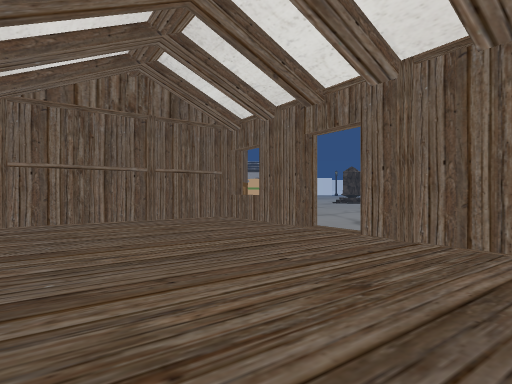
view 1 (above)

24 first-person views from a walk through a Unity game level. The camera is 1.3 m above the floor, looks level and sees 80° across. The floor is counted in squares, 2 m on a side. Each view is taken from the middle of a square. On the plan, view 1 faces up. The plan holds only what a view shows up to about 10 squares ahead; the rest is blank. The place goes on beyond the plan. The player is left out. Some surface patterns are stand-ins.

view 2
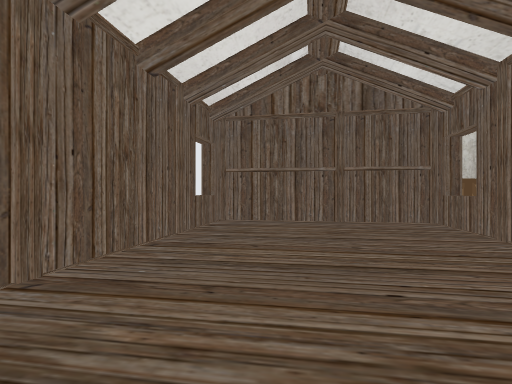

view 3
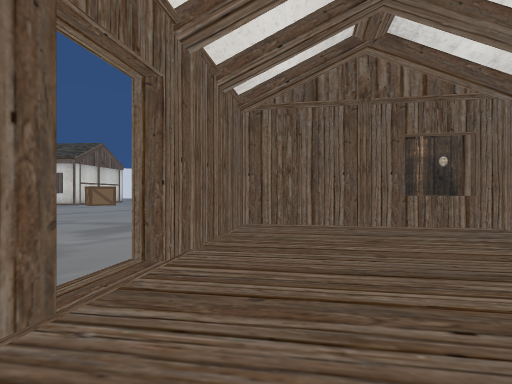

view 4
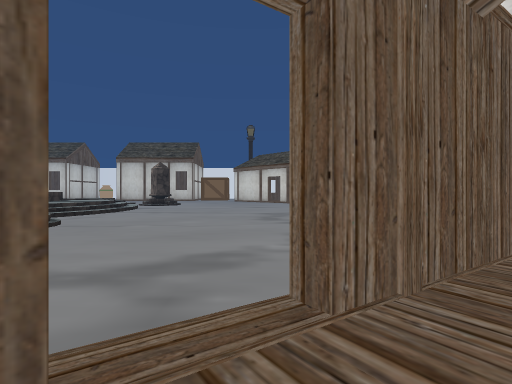

view 5
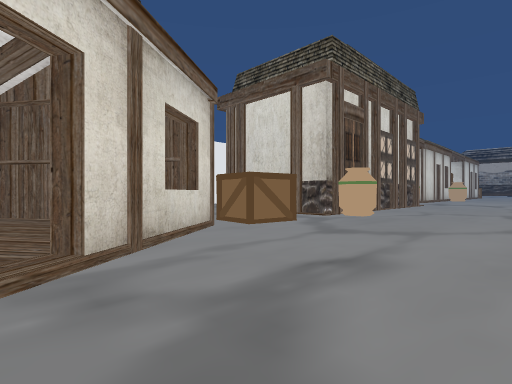

view 6
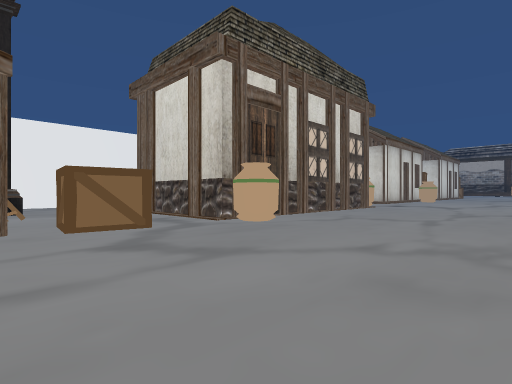

view 7
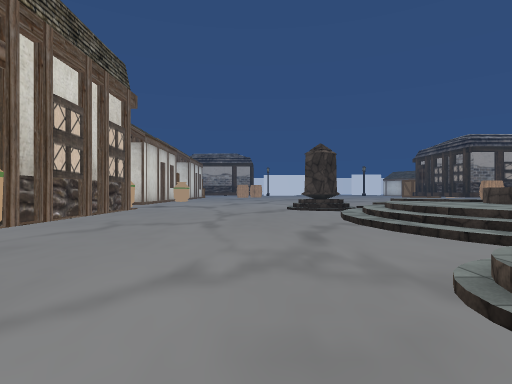

view 8
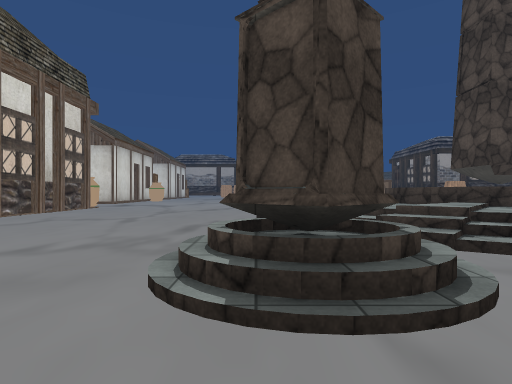

view 9
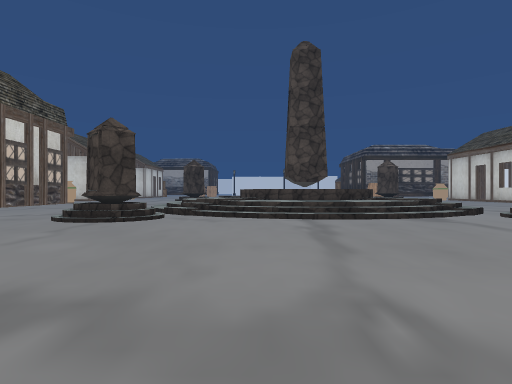

view 10
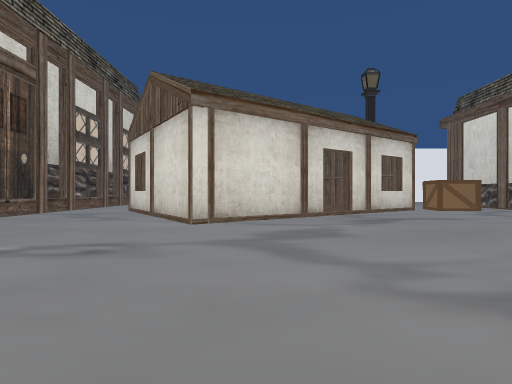

view 11
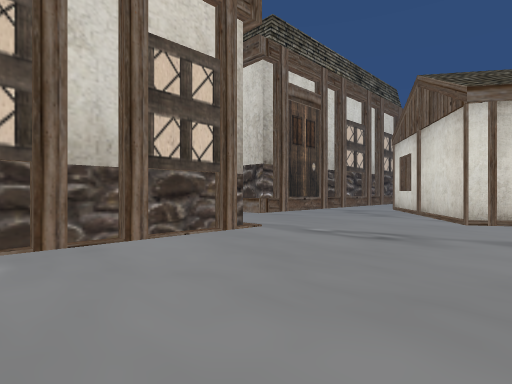

view 12
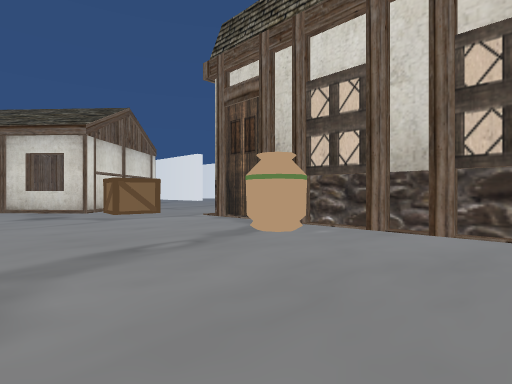

view 13
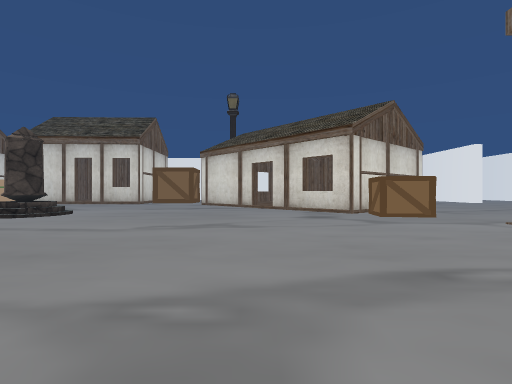

view 14
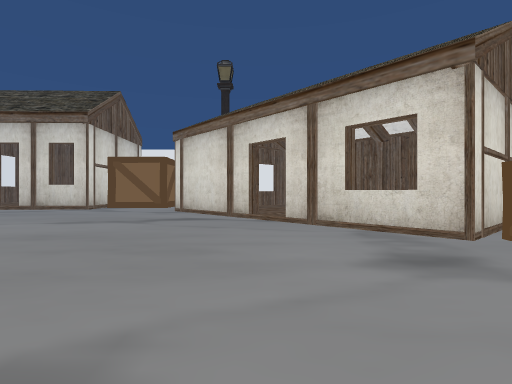

view 15
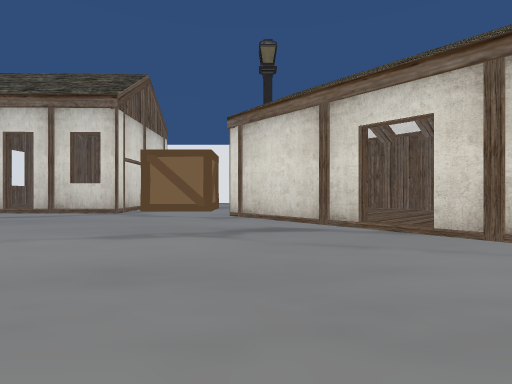

view 16
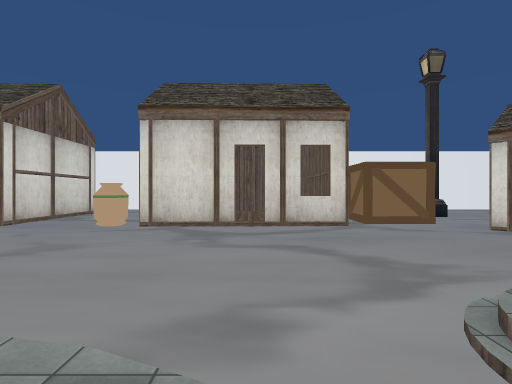

view 17
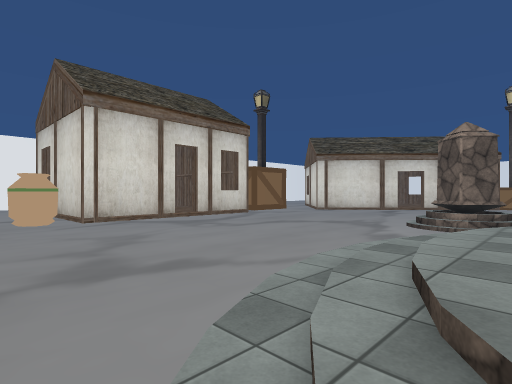

view 18
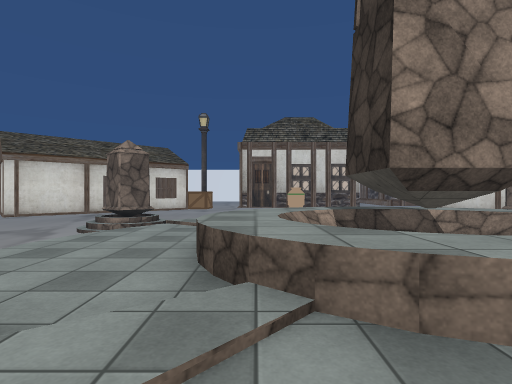

view 19
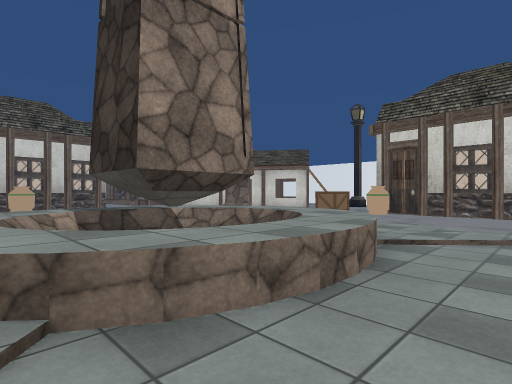

view 20
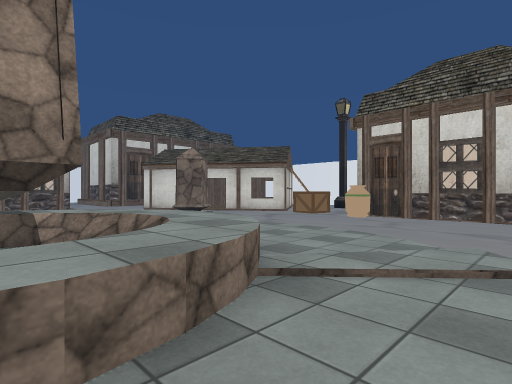

view 21
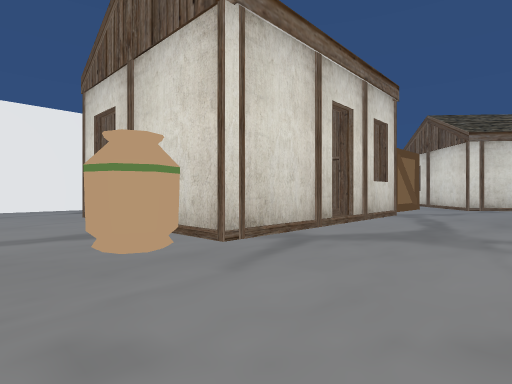

view 22
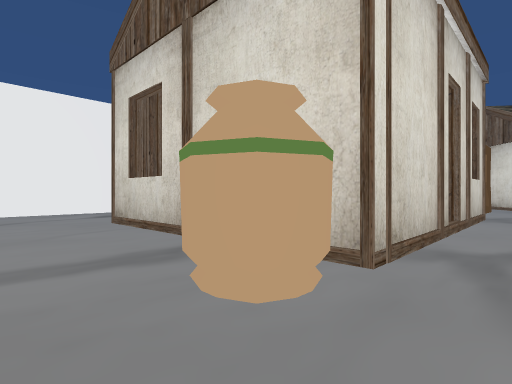

view 23
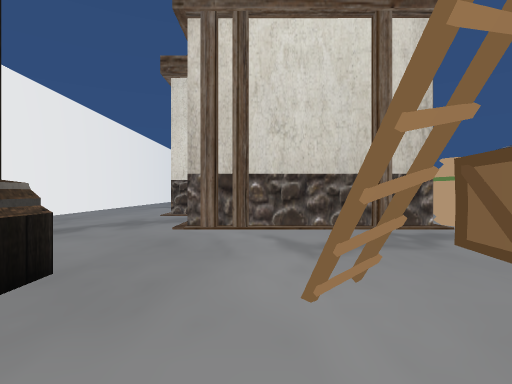

view 24
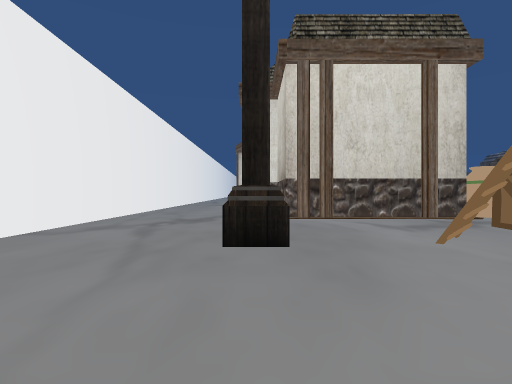

### Floor plan
Key: @ floor where view 1 was taken; # wall or solid block; . main floor; : floor 0.25 m higher than the main floor; + floor 0.75 m higher than the main floor; / step, stairs or slope; ^ raised ledge; B box; H house; O other object.
Columns run from 10 left of view 1 to 34 right of it. Each row starts with its distance up from view 1.
 19          #.......///+++++ //............
 18          #.......////+++////........O.......#
 17 #...     #......//++^^^^^++//......OO.......#
 16 #...#    #......//++^^#^^++//......#######..#
 15 #....    #......//++^^#^^++//.......#       #
 14 #....#   H......//++^^^^^++//....../#
 13 #....#####O......////+++////......./:
 12 #................////+++////........#
 11 #..............//#.///////./#.......#
 10 #........B...../##...///...##.......##
  9 #...#..#............................BB
  8  .......###.........................BB
  7   .....##:^..........................
  6    ...##::##.....................##
  5     .#^:::::/...................##
  4       #:::::#................../#:
  3       ##::::##................#/::::
  2        ##::::##..............^#  :::#
  1         #:::###.............##    :##
  0           @^#........OO....BB#    ##
 -1           ##......##### H....    ##
 -2           .......         ....
 -3           .......          ...
 -4           #####

Where each view was taken, in squares from view 1:
view 1: 0 up, 0 right, facing up
view 2: 1 up, 1 right, facing up-left
view 3: 6 up, 1 left, facing down-right
view 4: 5 up, 0 right, facing right
view 5: 5 up, 4 right, facing up-left
view 6: 8 up, 5 right, facing up-left
view 7: 9 up, 4 right, facing up
view 8: 8 up, 6 right, facing up
view 9: 3 up, 10 right, facing up
view 10: 3 up, 10 right, facing left
view 11: 3 up, 11 right, facing down-left
view 12: 4 up, 8 right, facing down-right
view 13: 4 up, 9 right, facing right
view 14: 4 up, 14 right, facing right
view 15: 6 up, 16 right, facing right
view 16: 13 up, 16 right, facing right
view 17: 19 up, 16 right, facing down-right
view 18: 19 up, 14 right, facing down
view 19: 19 up, 14 right, facing down-left
view 20: 19 up, 12 right, facing down-left
view 21: 19 up, 22 right, facing down-right
view 22: 19 up, 24 right, facing down-right
view 23: 7 up, 4 left, facing up
view 24: 5 up, 6 left, facing up
